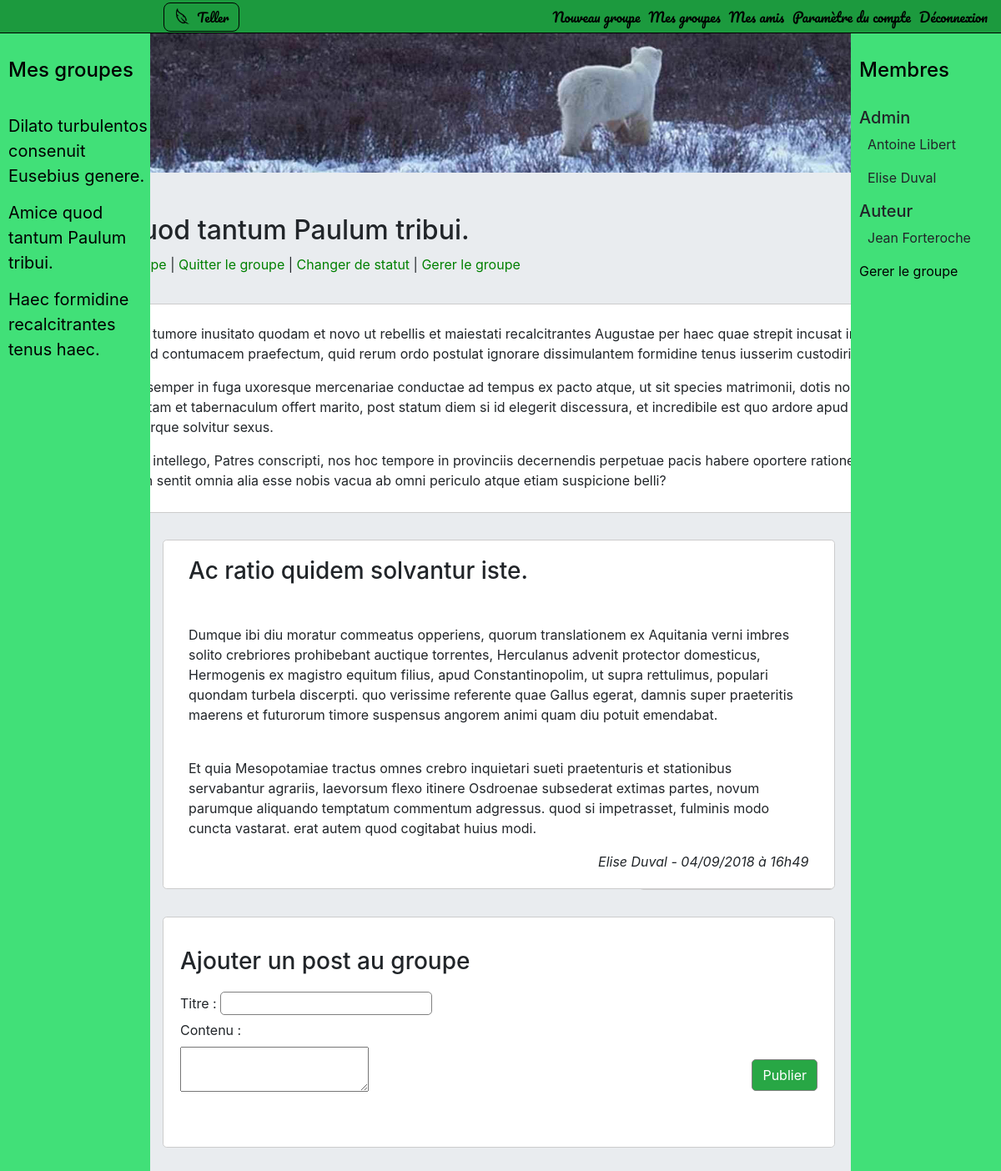
Page /index.php?action=group&id=100 (signed in) on the committed database.
### tables this page shows
CREATE TABLE IF NOT EXISTS `projet5_linkgroupuser` (
  `id` int(11) NOT NULL AUTO_INCREMENT,
  `groupId` int(11) NOT NULL,
  `userId` int(11) NOT NULL,
  `status` int(11) NOT NULL,
  `linkDate` datetime NOT NULL,
  PRIMARY KEY (`id`)
);

CREATE TABLE IF NOT EXISTS `projet5_users` (
  `id` int(11) NOT NULL AUTO_INCREMENT,
  `pseudo` varchar(25) NOT NULL,
  `mdp` varchar(255) NOT NULL,
  `creationProfil` datetime NOT NULL,
  `nbGroup` int(11) NOT NULL,
  `lastLogin` datetime NOT NULL,
  `nbPublication` int(11) NOT NULL,
  `nbComment` int(11) NOT NULL,
  `actif` int(11) NOT NULL,
  `admin` int(11) NOT NULL,
  PRIMARY KEY (`id`)
);

CREATE TABLE IF NOT EXISTS `projet5_groups` (
  `id` int(11) NOT NULL AUTO_INCREMENT,
  `title` varchar(240) NOT NULL,
  `public` int(11) NOT NULL,
  `description` text NOT NULL,
  `creationDate` datetime NOT NULL,
  `lastUpdate` datetime NOT NULL,
  `nbPost` int(11) NOT NULL,
  `nbMember` int(11) NOT NULL,
  `linkCouvPicture` int(11) NOT NULL,
  PRIMARY KEY (`id`)
);

CREATE TABLE IF NOT EXISTS `projet5_posts` (
  `id` int(11) NOT NULL AUTO_INCREMENT,
  `userId` int(11) NOT NULL,
  `groupId` int(11) NOT NULL,
  `title` varchar(240) NOT NULL,
  `content` text NOT NULL,
  `creationDate` datetime NOT NULL,
  `updateDate` datetime NOT NULL,
  `nbComment` int(11) NOT NULL,
  PRIMARY KEY (`id`)
);

### view/frontend/groupView.php (the view, shortened to what the rows shown need)
<section  id="group-page" class="groupView">
<div id="contents" class="container">
<?php
if ($group->getLinkCouvPicture() === 1) {?>
    <div id="couv-picture-block">
        <img id="couv-picture" src="public/pictures/couv/<?= str_replace(' ', '_', $group->getTitle()) ?>.<?= $group->getLinkCouvPictureString() ?>" alt="image de couverture de <?= $group->getTitle()?>">
    </div>
<?php } ?>
  <h2><?= $group->getTitle()?></h2>
  <p id="nav-option">
    <a href="index.php?action=deleteGroup&amp;groupId=<?= $group->getId() ?>">Supprimer le groupe</a> |
    <a href="index.php?action=deleteLinkGroup&amp;userId=<?= $_SESSION['id'] ?>&amp;id=<?= $group->getId() ?>">Quitter le groupe</a> |
    <a href="index.php?action=myStatus&amp;id=<?= $groupId ?> ?>">Changer de statut</a>
        <?php if ($link->getStatusInt() === 1) { ?>
            | <a href="index.php?action=adminGroup&amp;id=<?= $group->getId() ?>">Gerer le groupe</a>
        <?php } ?>
  </p>
  <?php if ($group->getDescription()) { ?>
    <div id="description-bloc" class="jumbotron">
        <p id="description"><?=  html_entity_decode($group->getDescription()) ?><p>
    </div>
  <?php } ?>
  	<div id="group-content" class="row">
        <div class="col-sm-11">
            <?php if ($posts !== 'none') {
                foreach ($posts as $data) { ?>
                    <div class="row post-content">
                        <div class="col-sm-9">
                            <div class="postBox jumbotron">
                                <div class="slide"></div>
                                <h3><?= htmlspecialchars($data->getTitle()) ?></h3><br/>
                                <p><?= nl2br($data->getContent()) ?></p>
                                <em class="creationDate"><?= $userCRUD->readName($data->getUserId())?> - <?= $data->getCreationDate() ?></em><br/>
                                </div>
                    </div>
                    <div class="comment-content jumbotron col-sm-3 ">
                    <div class="comment-text">
                        <?php if ($comments[$data->getId()] !== 'none') { ?>
                            <?php foreach ($comments[$data->getId()] as $comment) { ?>
                                <div id="commentBox" class="jumbotron">
                                    <h4><?= $userCRUD->readName($comment->getUserId()) ?></h4>
                                    <?php if ($_SESSION['id'] === $comment->getUserId() OR $link->getStatusInt() === 1) { ?>
                                        <a class="comment-option" href="index.php?action=deleteComment&amp;commentId=<?= $comment->getId() ?>"><i class="fas fa-times"></i></a>
                                    <?php } elseif ($report[$comment->getId()] != 'none' AND in_array($_SESSION['id'], $report[$comment->getId()])) { ?>
                                        <a class="comment-option" href="index.php?action=deleteReport&amp;id=<?= $comment->getId()?>"><i class="fas fa-exclamation-triangle report-checked"></i></a>
                                    <?php } else { ?>
                                        <a class="comment-option" href="index.php?action=addReport&amp;id=<?= $comment->getId()?>"><i class="fas fa-exclamation-triangle"></i></a>
                                    <?php } ?>
                                    <p><?= nl2br($comment->getContent()) ?></p>
                                    <em class="comment-creationDate"><?= substr($comment->getCreationDate(), 0, 19) ?></em><br/>
                                </div>
                            <?php } ?>
                        <?php } else { ?>
                            <p>Le post ne compte aucun commentaire. Lancez-vous !</p>
                        <?php }
                        if ($link->getStatusInt() !== 4) { ?>
                            <div class="add-comment">
                                <form action="index.php?action=addComment" method="post">
                                </form>
                            </div>
                        <?php } ?>
                     </div>
                </div>
            </div>
            <?php   }
            } else { ?>
               <p>Le groupe ne contient encore aucun post. Lancez-vous !</p>
            <?php } ?>
        </div>
    </div>
    <?php if ($link->getStatusInt() <= 2) { ?>
    <div id="create-post" class="row">
        <div class="col-sm-11">
        </div>
    </div>
    <?php } ?>
    </div>
</section>
<?php require('view/template.php'); ?>

### view/include/memberBar.php (shortened to what the rows shown need)
<section id="memberBar">
	<div>
						<?php if (isset($admins)) { ?>
							<?php foreach ($admins as $adminId => $admin) { ?>
								<div><p><?= $profils[$adminId]->getPseudo()  ?></p></div>
							<?php }
						} ?>
						<?php if (isset($authors)) { ?>
							<?php foreach ($authors as $authorId => $author) { ?>
								<div><p><?= $profils[$authorId]->getPseudo()  ?></p></div>
							<?php }
						} ?>
	</div>
</section>

### view/include/groupBar.php (shortened to what the rows shown need)
<?php if (isset($groups)) { ?>
<section id="groupBarSection">
	<div id="groupBar">
		<?php foreach ($groups as $groupId => $group) { ?>
			<a href="index.php?action=group&amp;id=<?= $groupId ?>"><div><p><?= $group->getTitle() ?></p></div></a>
		<?php } ?>
	</div>
</section>
<?php } ?>

### rows in the picture
projet5_linkgroupuser: userId.pseudo "Antoine Libert"
projet5_linkgroupuser: userId.pseudo "Elise Duval"
projet5_linkgroupuser: userId.pseudo "Jean Forteroche"
projet5_groups: title "Dilato turbulentos consenuit Eusebius genere."
projet5_groups: title "Amice quod tantum Paulum tribui.", description "Montius nos tumore inusitato quodam et novo ut rebellis et maiestati recalcitrantes Augustae per haec quae strepit incusat iratus nimirum quod contumacem praefectum, quid rerum ordo postulat ignorare dissimulantem formidine tenus iusserim custodiri. Vita est illis semper in fuga uxoresque mercenariae conductae ad tempus ex pacto atque, ut sit species matrimonii, dotis nomine futura coniunx hastam et tabernaculum offert marito, post statum diem si id elegerit discessura, et incredibile est quo ardore apud eos in venerem uterque solvitur sexus. Ego vero sic intellego, Patres conscripti, nos hoc tempore in provinciis decernendis perpetuae pacis habere oportere rationem. Nam quis hoc non sentit…"
projet5_groups: title "Haec formidine recalcitrantes tenus haec."
projet5_posts: title "Ac ratio quidem solvantur iste.", content "Dumque ibi diu moratur commeatus opperiens, quorum translationem ex Aquitania verni imbres solito crebriores prohibebant auctique torrentes, Herculanus advenit protector domesticus, Hermogenis ex magistro equitum filius, apud Constantinopolim, ut supra rettulimus, populari quondam turbela discerpti. quo verissime referente quae Gallus egerat, damnis super praeteritis maerens et futurorum timore suspensus angorem animi quam diu potuit emendabat. Et quia Mesopotamiae tractus omnes crebro inquietari sueti praetenturis et stationibus servabantur agrariis, laevorsum flexo itinere Osdroenae subsederat extimas partes, novum parumque aliquando temptatum commentum adgressus. quod si impetrasset,…", userId.pseudo "Elise Duval", CreationDate "04/09/2018 à 16h49"
